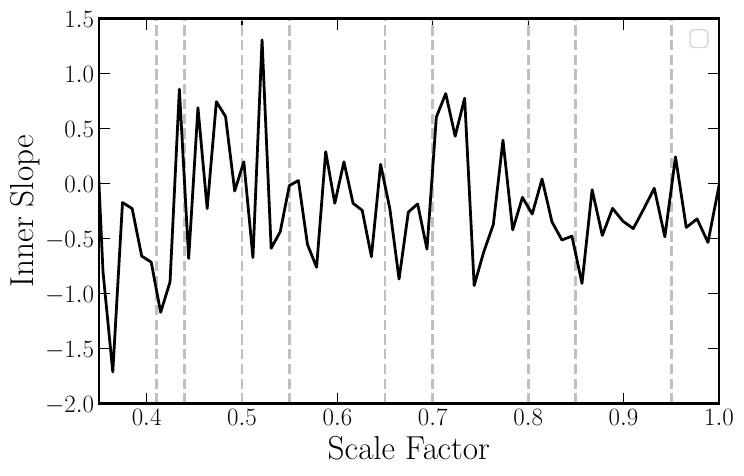

The script that saved this image:
import numpy as np
import matplotlib.pyplot as plt
from readData.DataLoader import DataLoader
from matplotlib.colors import LogNorm
import pandas as pd
from  astropy.cosmology import FlatLambdaCDM, z_at_value
import shared_data
plt.rcParams.update({'font.size': 14})
def main():
        alpha_list = []
        spacing = 15
        upper = 2
        lower = 0
        for i in range(45, 128):
                cat = DataLoader('../ft_s8_20/mb_mass10-output', i, 1, ['Masses','Coordinates','SubhaloPos'], sub_idx=0)
                particle_radius = np.sqrt(np.sum((np.square(cat['Coordinates']-cat['SubhaloPos'])), axis=1))
                radius = np.logspace(-1,1,spacing)
                radius_normal = np.logspace(-1, 1, spacing)
                radius_shifted = radius_normal[1:]
                plot_radius = 1/2*(radius_normal[0:-1] + radius_shifted)
                radius2 = radius[1:]
                volume = (4/3) * np.pi * (radius)**3
                volume2 =(4/3) * np.pi * (radius2)**3
                shell_volume  = volume2 -  volume[0:-1]
                masses = cat['Masses'] * (1e10)
                hist, bin_edges = np.histogram(particle_radius, radius, weights=masses)
                density = hist/shell_volume
                logp = np.log10(density)
                logr = np.log10(radius)
                dlogr = logr[upper] - logr[lower]
                dlogp = logp[upper] - logp[lower]
                alpha = dlogp/dlogr
                alpha_list.append(alpha)
        df = pd.read_csv('../ExpansionList_1', sep=' ', header=None)
        scale_factors = df[2].array[45:]
        z = (1/scale_factors - 1)
        cosmo = FlatLambdaCDM(H0=69.09, Om0=.3, Tcmb0=2.725)
        t = cosmo.lookback_time(z)
        fig, ax = shared_data.set_plot_params()
#	ax.plot(scale_factors, alpha_list, color='blueviolet', label='high frequency')
        burst_times = [.0526, .058, .063, .069, .0769, .085, .092, .102, .111, .120, .134, .145, .160, .170, .190, .210, .225, .245, .265, .295, .320, .350, .380, .410, .440, .470, .50, .55, .6, .65, .7, .75, .8, .85, .9, .95, 1]
        lf_bursts = [.058, .069, .085, .102, .120, .145, .170, .210, .245, .295, .350, .410, .470, .55, .65, .75, .85,.95]
        burst_times_30 = [.085, .092, .102, .111, .120, .134, .145, .160, .170, .190, .210, .225, .245, .265, .295, .320, .350, .380, .410, .440, .470, .50, .55, .6, .65, .7, .75, .8, .85, .9, .95]
        burst_times_20 = [.092, .111, .120, .145, .160, .190, .210, .245, .265, .320, .350, .410, .440, .50, .55, .65, .7, .8, .85, .95]
        burst_times_10 = [.092, .120, .160, .210, .265, .350, .440, .55, .7, .85]
        for i in burst_times_20:
            ax.axvline(x=(i), color='silver', ls='--')
        ax.plot(scale_factors, alpha_list, color='black')
        ax.set_xlabel('Scale Factor')
        ax.set_ylabel('Inner Slope')
        ax.set_xlim(.35, 1)
        ax.set_ylim(-2, 1.5)
        ax.legend()
        fig.savefig('alpha_time.pdf', bbox_inches='tight')
        return


if __name__=='__main__':
	main()

